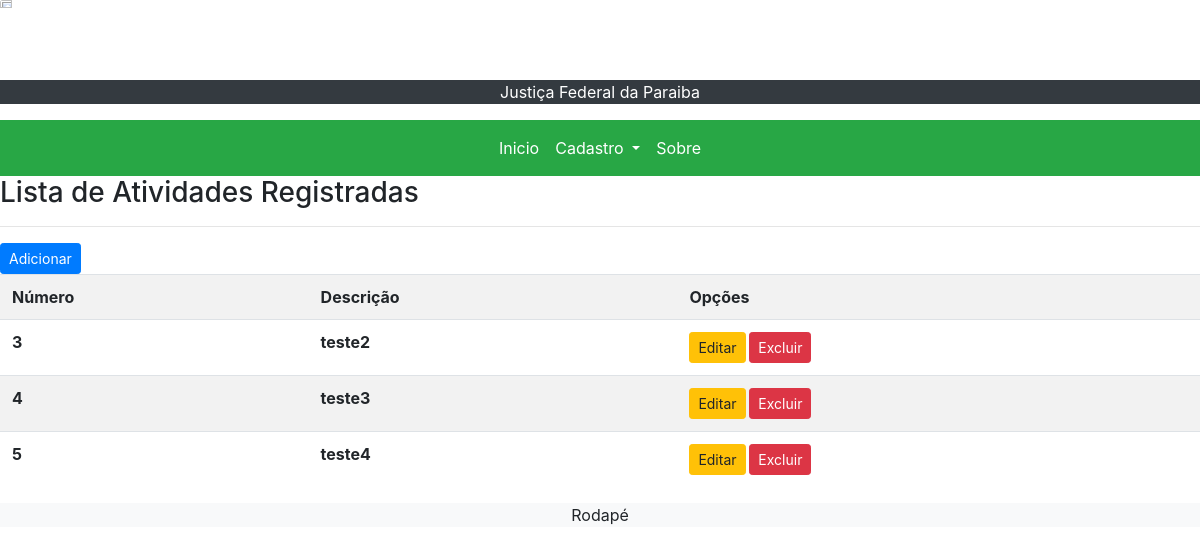
The app's page /list/atividade/ with its own data.
### cadastros/models.py (models this page shows)
class Atividade(models.Model):
       numero = models.BigIntegerField(verbose_name="número")
       descricao = models.CharField(max_length=150, verbose_name="Descrição")
       pontos = models.DecimalField(decimal_places=1,max_digits=4)
       detalhes = models.CharField(max_length=100)
       campo = models.ForeignKey(Campo, on_delete=models.PROTECT)# proteção para não apagar os dados que estao em atividade

### cadastros/views.py (the view)
# urls.py: path('list/atividade/', AtividadeList.as_view(), name="list-atividade"),
class AtividadeList(ListView):
    model = Atividade
    template_name = 'cadastros/listas/listar-atividade.html'

### cadastros/templates/cadastros/listas/listar-atividade.html
{% extends 'modelo.html' %}
{% load static %}
{% block Conteudo %}
    <h3> Lista de Atividades Registradas  </h3>
    <hr>
<a href="{% url 'cadastrar-atividade' %}" class=" btn btn-primary btn-sm">Adicionar</a>
<div class="table-responsive">
    <table class="table table-striped">
    <tr>
            <th>Número</th>
            <th>Descrição</th>
            <th>Opções</th>
    </tr>
        {% for atividade in object_list %}
        <tr>
            <th>{{atividade.pk}}</th>
            <th>{{atividade.descricao}}</th>
             <th>
                   <a href="{% url 'editar-atividade' atividade.pk %}" class="btn btn-warning btn-sm"> Editar</a>
                   <a href="{% url 'excluir-atividade' atividade.pk %}" class="btn btn-danger btn-sm"> Excluir</a>
             </th>
        </tr>
        {% empty %}
        <tr>
        <td colspan="3"> Nemhum campo registrado </td>
        </tr>
        {% endfor %}
   </table>
</div>
{% endblock %}

### records on screen
Atividade: pk "3", descricao "teste2"
Atividade: pk "4", descricao "teste3"
Atividade: pk "5", descricao "teste4"
